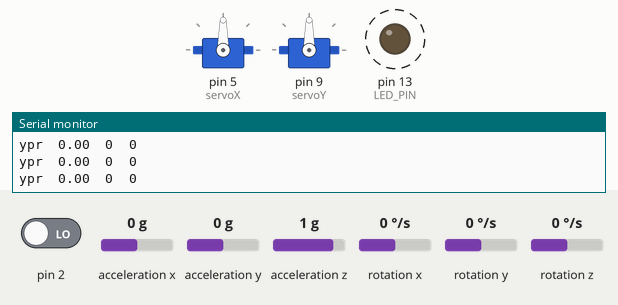
Bench run of a sketch on a simulated Arduino Uno, built with avr-gcc and run on an emulated ATmega328P. On the bench: 2 × servo, output pins drawn as LEDs (lit = HIGH), the last lines printed to the serial monitor. Dashed ring = blinking. Inputs (shaded band) come from the test bench; at power-on: acceleration x 0 g, acceleration y 0 g, acceleration z 1 g, pin 2 LOW, rotation x 0 °/s, rotation y 0 °/s, rotation z 0 °/s. The sensor or clock chip raises its interrupt line as the real part does.

Above: at 1.7 s.
1.8 s: acceleration x set to 0.8 g
At 2.0 s:
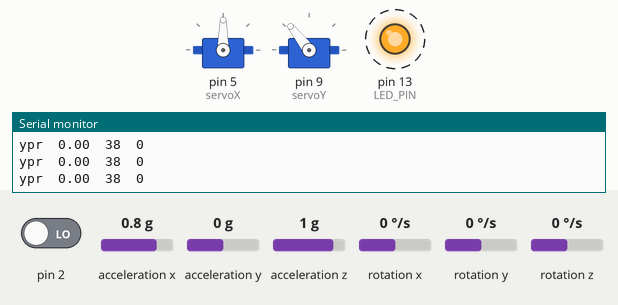
4.8 s: acceleration y set to -1.4 g
At 4.98 s:
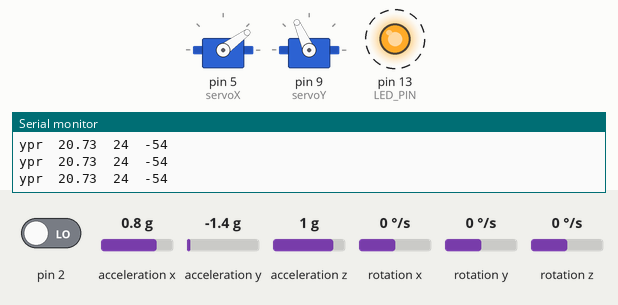
7.8 s: acceleration z set to -1.4 g
At 7.99 s:
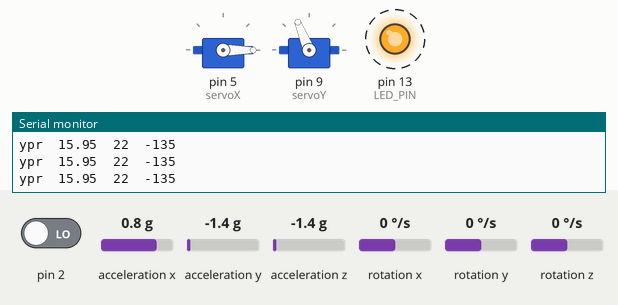
10.8 s: acceleration x set to -1.4 g
At 11.36 s:
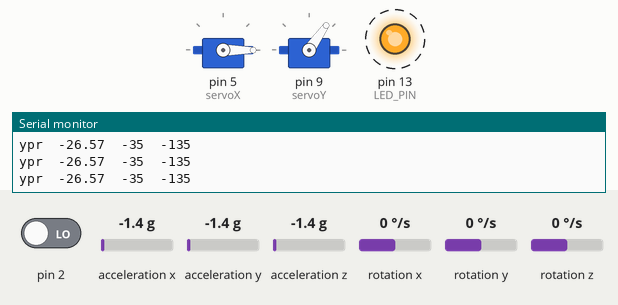
13.8 s: acceleration y set to -0.1 g
At 14.04 s:
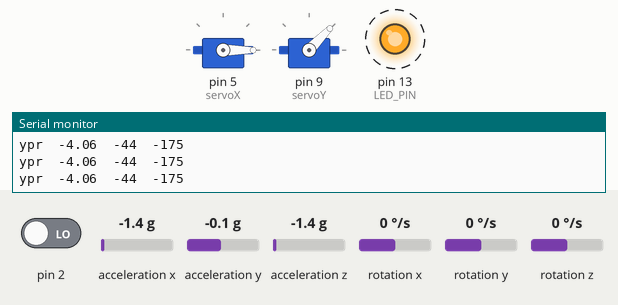
16.8 s: acceleration y set to 0.2 g
At 17.4 s:
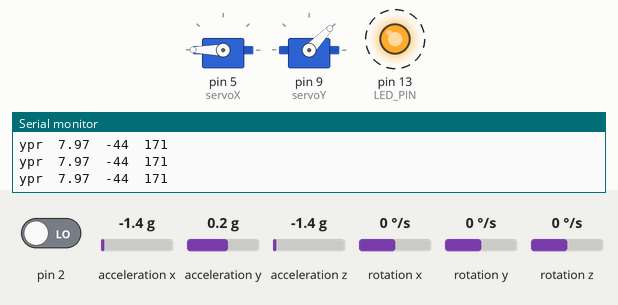
Timing chart, 0 to 20.8 s (numbered marks = the images above; inputs shaded):
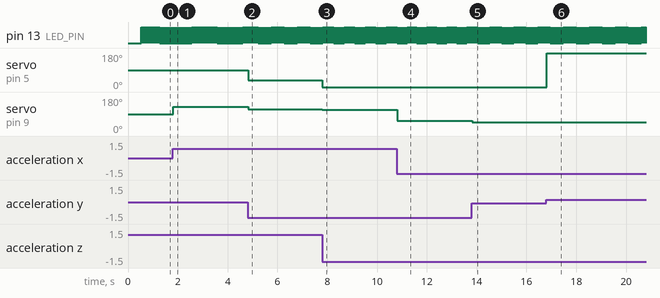

The sketch:

just_servo.ino
```cpp
#include <Servo.h>

// I2Cdev and MPU6050 must be installed as libraries, or else the .cpp/.h files
// for both classes must be in the include path of your project
#include "I2Cdev.h"

#include "MPU6050_6Axis_MotionApps20.h"
//#include "MPU6050.h" // not necessary if using MotionApps include file

// Arduino Wire library is required if I2Cdev I2CDEV_ARDUINO_WIRE implementation
// is used in I2Cdev.h
#if I2CDEV_IMPLEMENTATION == I2CDEV_ARDUINO_WIRE
    #include "Wire.h"
#endif

// class default I2C address is 0x68
// specific I2C addresses may be passed as a parameter here
// AD0 low = 0x68 (default for SparkFun breakout and InvenSense evaluation board)
// AD0 high = 0x69
MPU6050 mpu;
//MPU6050 mpu(0x69); // <-- use for AD0 high

Servo servoX; // Servo B
Servo servoY; // Servo A

#define OUTPUT_READABLE_YAWPITCHROLL

#define LED_PIN 13 // (Arduino is 13, Teensy is 11, Teensy++ is 6)
bool blinkState = false;

// MPU control/status vars
bool dmpReady = false;  // set true if DMP init was successful
uint8_t mpuIntStatus;   // holds actual interrupt status byte from MPU
uint8_t devStatus;      // return status after each device operation (0 = success, !0 = error)
uint16_t packetSize;    // expected DMP packet size (default is 42 bytes)
uint16_t fifoCount;     // count of all bytes currently in FIFO
uint8_t fifoBuffer[64]; // FIFO storage buffer

// orientation/motion vars
Quaternion q;           // [w, x, y, z]         quaternion container
VectorInt16 aa;         // [x, y, z]            accel sensor measurements
VectorInt16 aaReal;     // [x, y, z]            gravity-free accel sensor measurements
VectorInt16 aaWorld;    // [x, y, z]            world-frame accel sensor measurements
VectorFloat gravity;    // [x, y, z]            gravity vector
float euler[3];         // [psi, theta, phi]    Euler angle container
float ypr[3];           // [yaw, pitch, roll]   yaw/pitch/roll container and gravity vector

// packet structure for InvenSense teapot demo
uint8_t teapotPacket[14] = { '$', 0x02, 0,0, 0,0, 0,0, 0,0, 0x00, 0x00, '\r', '\n' };

int angleX;
int angleY;

// ================================================================
// ===               INTERRUPT DETECTION ROUTINE                ===
// ================================================================

volatile bool mpuInterrupt = false;     // indicates whether MPU interrupt pin has gone high
void dmpDataReady() {
    mpuInterrupt = true;
}


// ================================================================
// ===                      INITIAL SETUP                       ===
// ================================================================

void setup() {
    // join I2C bus (I2Cdev library doesn't do this automatically)
    #if I2CDEV_IMPLEMENTATION == I2CDEV_ARDUINO_WIRE
        Wire.begin();
        TWBR = 24; // 400kHz I2C clock (200kHz if CPU is 8MHz)
    #elif I2CDEV_IMPLEMENTATION == I2CDEV_BUILTIN_FASTWIRE
        Fastwire::setup(400, true);
    #endif

    // initialize serial communication
    // (115200 chosen because it is required for Teapot Demo output, but it's
    // really up to you depending on your project)
    Serial.begin(38400);
    while (!Serial); // wait for Leonardo enumeration, others continue immediately

    // NOTE: 8MHz or slower host processors, like the Teensy @ 3.3v or Ardunio
    // Pro Mini running at 3.3v, cannot handle this baud rate reliably due to
    // the baud timing being too misaligned with processor ticks. You must use
    // 38400 or slower in these cases, or use some kind of external separate
    // crystal solution for the UART timer.

    // initialize device
    Serial.println(F("Initializing I2C devices..."));
    mpu.initialize();

    // verify connection
    Serial.println(F("Testing device connections..."));
    Serial.println(mpu.testConnection() ? F("MPU6050 connection successful") : F("MPU6050 connection failed"));

    // load and configure the DMP
    Serial.println(F("Initializing DMP..."));
    devStatus = mpu.dmpInitialize();

    // supply your own gyro offsets here, scaled for min sensitivity
    mpu.setXGyroOffset(220);
    mpu.setYGyroOffset(76);
    mpu.setZGyroOffset(-85);
    mpu.setZAccelOffset(1788); // 1688 factory default for my test chip

    // make sure it worked (returns 0 if so)
    if (devStatus == 0) {
        // turn on the DMP, now that it's ready
        Serial.println(F("Enabling DMP..."));
        mpu.setDMPEnabled(true);

        // enable Arduino interrupt detection
        Serial.println(F("Enabling interrupt detection (Arduino external interrupt 0)..."));
        attachInterrupt(0, dmpDataReady, RISING);
        mpuIntStatus = mpu.getIntStatus();

        // set our DMP Ready flag so the main loop() function knows it's okay to use it
        Serial.println(F("DMP ready! Waiting for first interrupt..."));
        dmpReady = true;

        // get expected DMP packet size for later comparison
        packetSize = mpu.dmpGetFIFOPacketSize();
    } else {
        // ERROR!
        // 1 = initial memory load failed
        // 2 = DMP configuration updates failed
        // (if it's going to break, usually the code will be 1)
        Serial.print(F("DMP Initialization failed (code "));
        Serial.print(devStatus);
        Serial.println(F(")"));
    }

    // configure LED for output
    pinMode(LED_PIN, OUTPUT);


    servoX.attach(5);
    servoY.attach(9);

    servoX.write(90);
    servoY.write(90);

}

// ================================================================
// ===                    MAIN PROGRAM LOOP                     ===
// ================================================================

void loop() {
    // if programming failed, don't try to do anything
    if (!dmpReady) return;

    // wait for MPU interrupt or extra packet(s) available
    // reset interrupt flag and get INT_STATUS byte
    mpuInterrupt = false;
    mpuIntStatus = mpu.getIntStatus();

    // get current FIFO count
    fifoCount = mpu.getFIFOCount();

    // check for overflow (this should never happen unless our code is too inefficient)
    if ((mpuIntStatus & 0x10) || fifoCount == 1024) {
        // reset so we can continue cleanly
        mpu.resetFIFO();
        Serial.println(F("FIFO overflow!"));

    // otherwise, check for DMP data ready interrupt (this should happen frequently)
    } else if (mpuIntStatus & 0x02) {
        // wait for correct available data length, should be a VERY short wait
        while (fifoCount < packetSize) fifoCount = mpu.getFIFOCount();

        // read a packet from FIFO
        mpu.getFIFOBytes(fifoBuffer, packetSize);

        // track FIFO count here in case there is > 1 packet available
        // (this lets us immediately read more without waiting for an interrupt)
        fifoCount -= packetSize;

        #ifdef OUTPUT_READABLE_YAWPITCHROLL
            // display Euler angles in degrees
            mpu.dmpGetQuaternion(&q, fifoBuffer);
            mpu.dmpGetGravity(&gravity, &q);
            mpu.dmpGetYawPitchRoll(ypr, &q, &gravity);
            Serial.print("ypr\t");
            Serial.print(ypr[0] * 180/M_PI);
            Serial.print("\t");
            angleY = ypr[1] * 180/M_PI;
            Serial.print(angleY);
            Serial.print("\t");
            angleX = ypr[2] * 180/M_PI;
            Serial.println(angleX);
        #endif

        // blink LED to indicate activity
        blinkState = !blinkState;
        digitalWrite(LED_PIN, blinkState);
    }

      servoX.write(angleX + 90);
      servoY.write(angleY + 90);
}

// Roll is the bottom motor, Pitch is top
```

Measured:
- the behaviour switches between 0 and 0.1 g on acceleration y (found by bisection; images 5 and 6)
- after the input at 1.8 s, servo on pin 9 (servoY): 90° → 128° at once
- after the input at 4.8 s, servo on pin 5 (servoX): 90° → 36° at once; servo on pin 9 (servoY): 128° → 114° at once
- after the input at 7.8 s, servo on pin 5 (servoX): 36° → 0° at once; servo on pin 9 (servoY): 114° → 112° at once
- after the input at 10.8 s, servo on pin 9 (servoY): 112° → 55° at once
- after the input at 13.8 s, servo on pin 9 (servoY): 55° → 46° at once
- after the input at 16.8 s, servo on pin 5 (servoX): 0° → 180° at once
- by itself, pin 13 (LED_PIN): alternates HIGH for 0.01 s and LOW for 0.01 s
